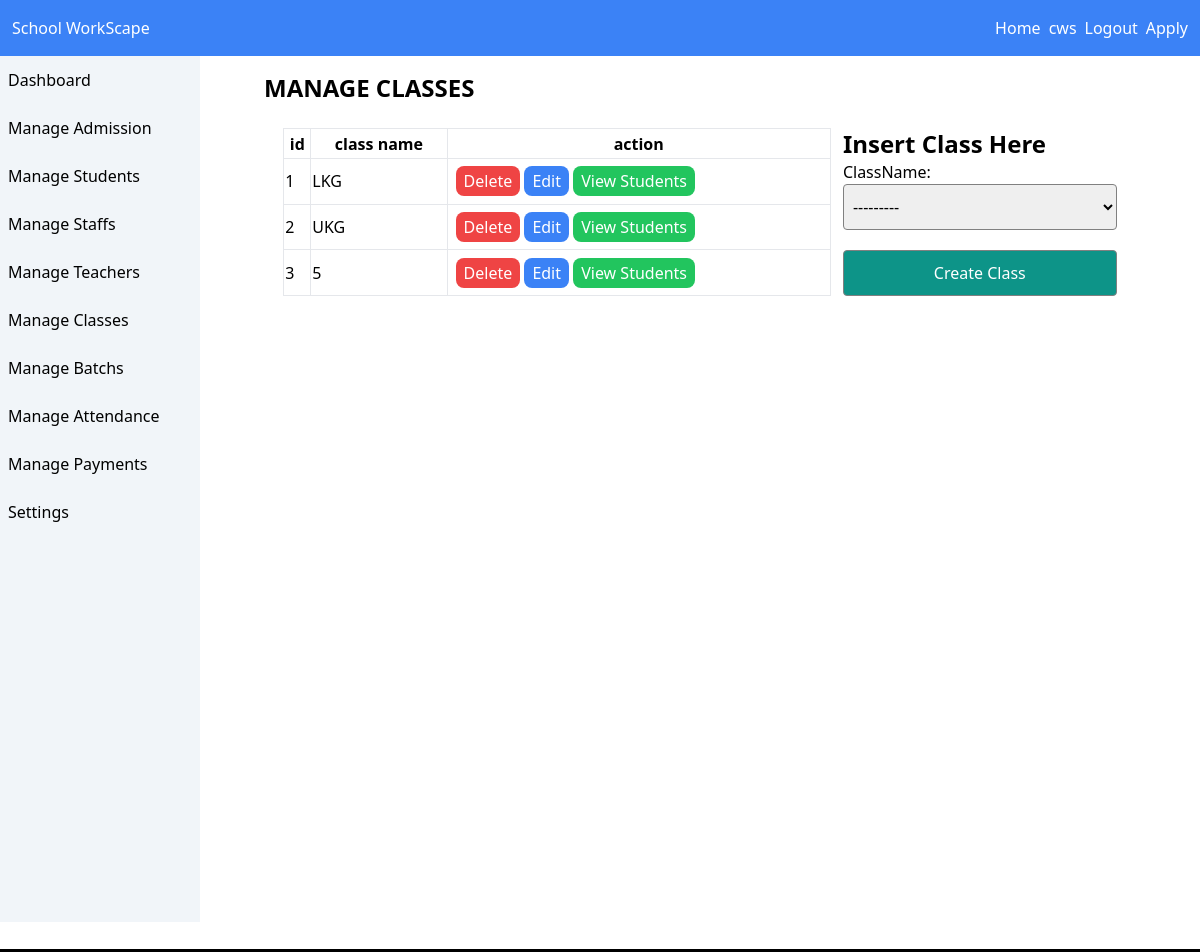
The page /manage/classes (signed in) on the database as committed earlier.
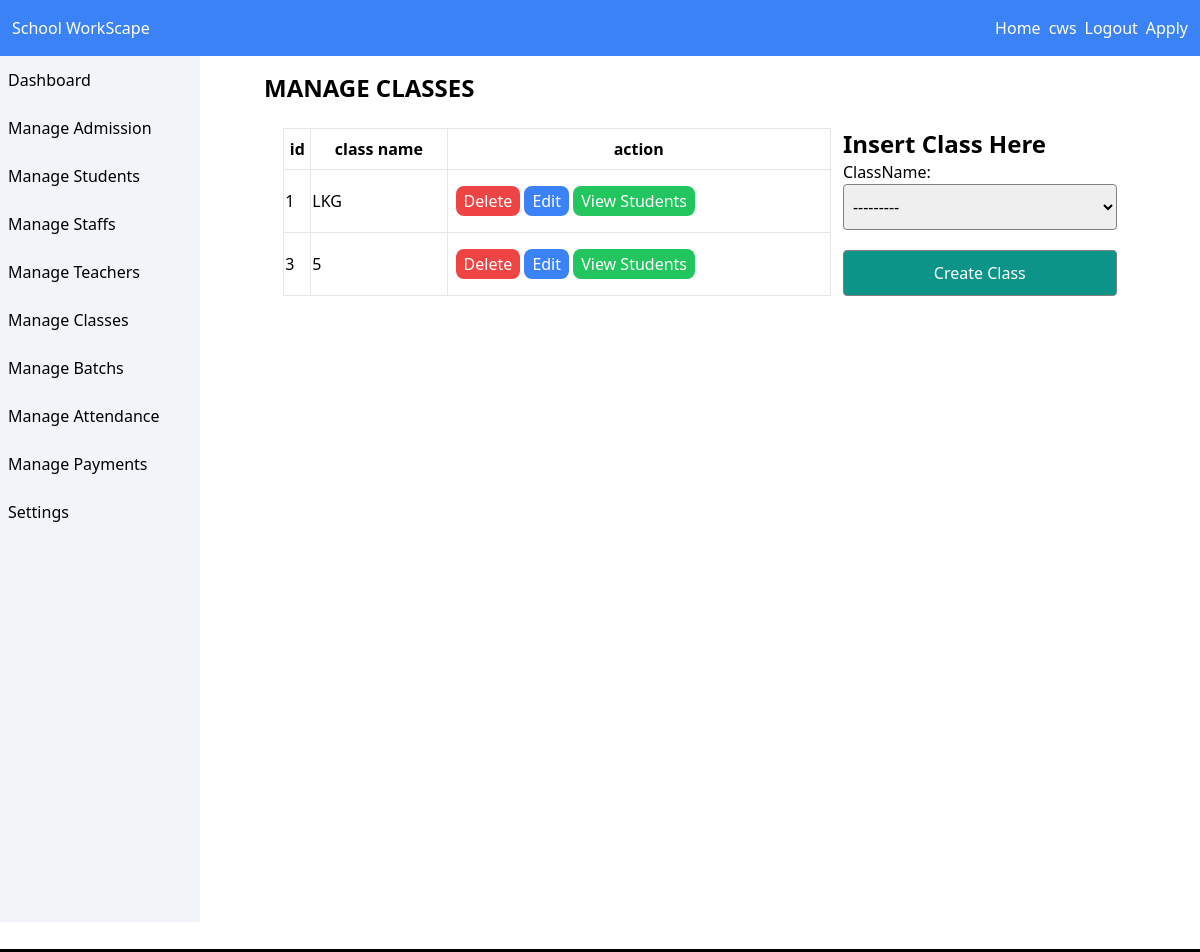
The same page on the database as committed later.
### schoolwork/models.py (models this page shows)
class Classes(models.Model):
    className = models.CharField(max_length=200,choices=CLASSLIST)
    def __str__(self):
        return self.className

### schoolwork/views.py (the view)
# urls.py: path("manage/classes",manageClasses, name="manageClasses"),
@login_required()
def manageClasses(r):
    form = ClassForm(r.POST or None)
    data = {}
    data['title'] = "Manage Classes"
    data['form'] = form
    data['classes'] = Classes.objects.all()
    if r.method == "POST":
        if form.is_valid():
            form.save()
            return redirect(manageClasses)
    return render(r, "admin/manageClasses.html",data)

### schoolwork/forms.py
class ClassForm(ModelForm):
    class Meta:
        model = Classes
        fields = "__all__"

### templates/admin/manageClasses.html (shortened to what this page needs)
{% extends 'admin/adminBase.html' %}
{% block 'admin-content' %}
    <div class="flex flex-col gap-2 h-[90vh]  mt-4 items-start">
        <div class="flex justify-between px-16 w-full">
            <h1 class="font-semibold text-2xl flex-1 ">{{ title|upper }}</h1>
        </div>
        <div class="flex w-10/12 mx-auto mt-4 gap-3">
            <table class="w-8/12">
                <tr>
                    <th  class="border">id</th>
                    <th  class="border">class name</th>
                    <th  class="border">action</th>
                </tr>
                {% for className in classes %}
                    <tr>
                        <td class="border">{{ className.id }}</td>
                        <td class="border">{{ className.className }}</td>
                        <td class="border p-2">
                            <a href="{% url 'deleteClasses' className.id %}" class="bg-red-500 text-white px-2 py-1 rounded-lg">Delete</a>
                            <a href="{% url 'editStudent' className.id %}" class="bg-blue-500 text-white px-2 py-1 rounded-lg">Edit</a>
                            <a href="{% url 'viewClassWise' className %}" class="bg-green-500 text-white px-2 py-1 rounded-lg">View Students</a>
                        </td>
                    </tr>
                {% endfor %}
            </table>
            <div class="w-4/12">
                <h1 class="font-semibold text-2xl flex-1 ">Insert Class Here</h1>
                <form action="" method="post">
                    {{ form }}
                    <input type="submit" class="mt-5 bg-teal-600 hover:bg-teal-700 text-white rounded" value="Create Class">
                </form>
            </div>
        </div>
    </div>
{% endblock %}

Rows that differ between the two databases and show on the page:
removed Classes: id "2", className "UKG"
